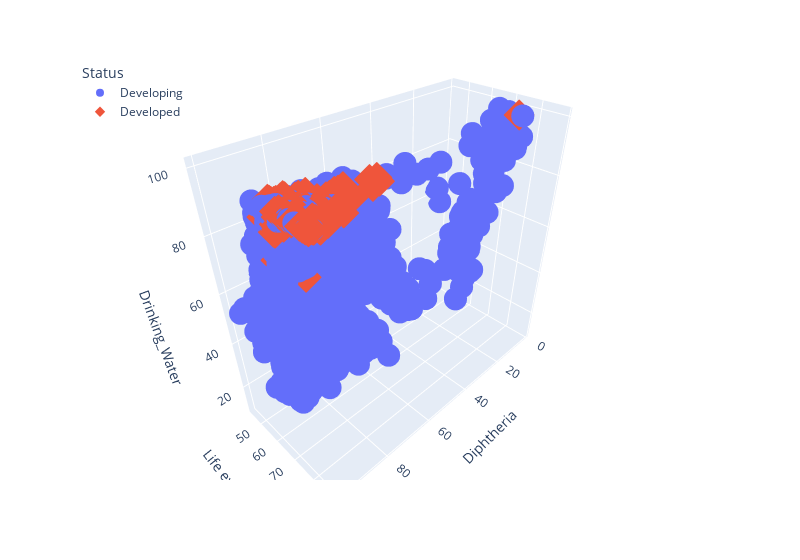

This figure's notebook cell:
### Markdown cell above
# Diptheria vs LE vs DW

### Code cell
# Creating a 3D-Scatter
fig = px.scatter_3d(
    water_gdp_df,
    x="Diphtheria ",
    y="Life expectancy ",
    z="Drinking_Water",
    color="Status",
    symbol="Status",
    width=800,
    
)
fig.update_layout(legend=dict(x=0, y=1))
fig.show()

### Figure 1 — Plotly figure (JSON) as saved in the notebook; plotly's stock layout.template omitted (floating-point values rounded to 4 significant figures; data arrays with more than 128 entries replaced by an {"elided": "..."} marker saying what was removed)
{"data": [{"hovertemplate": "Status=Developing<br>Diphtheria =%{x}<br>Life expectancy =%{y}<br>Drinking_Water=%{z}<extra></extra>", "legendgroup": "Developing", "marker": {"color": "#636efa", "symbol": "circle"}, "mode": "markers", "name": "Developing", "scene": "scene", "showlegend": true, "type": "scatter3d", "x": {"elided": "1407 int values"}, "y": {"elided": "1407 float values"}, "z": {"elided": "1407 float values"}}, {"hovertemplate": "Status=Developed<br>Diphtheria =%{x}<br>Life expectancy =%{y}<br>Drinking_Water=%{z}<extra></extra>", "legendgroup": "Developed", "marker": {"color": "#EF553B", "symbol": "diamond"}, "mode": "markers", "name": "Developed", "scene": "scene", "showlegend": true, "type": "scatter3d", "x": {"elided": "242 int values"}, "y": {"elided": "242 float values"}, "z": {"elided": "242 float values"}}], "layout": {"legend": {"title": {"text": "Status"}, "tracegroupgap": 0, "x": 0, "y": 1}, "margin": {"t": 60}, "scene": {"domain": {"x": [0, 1], "y": [0, 1]}, "xaxis": {"title": {"text": "Diphtheria "}}, "yaxis": {"title": {"text": "Life expectancy "}}, "zaxis": {"title": {"text": "Drinking_Water"}}}, "width": 800}}
